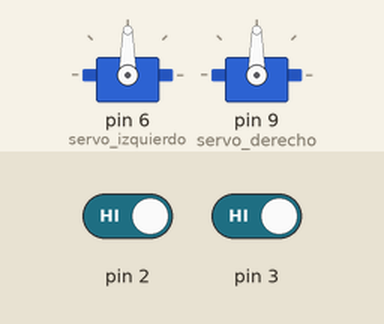
Simulated run of this sketch. Board: Arduino Uno, built with avr-gcc and run on an emulated ATmega328P. On the bench: 2 × servo. Inputs (shaded band) come from the test bench; at power-on: pin 2 HIGH, pin 3 HIGH.

Above: at 1.2 s.
1.3 s: pin 2 driven LOW
At 2.5 s:
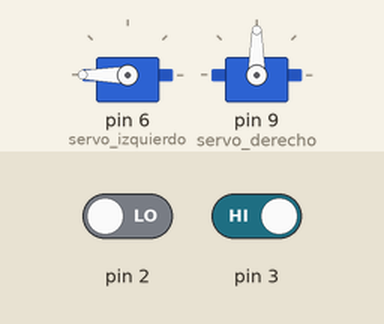
2.8 s: pin 3 driven LOW
At 4.0 s:
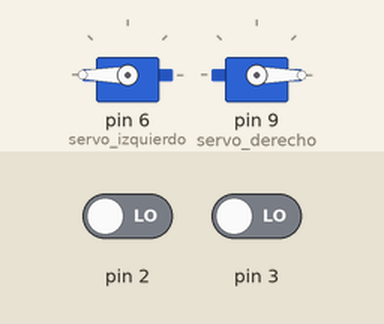
4.3 s: pin 2 driven HIGH
At 5.4 s:
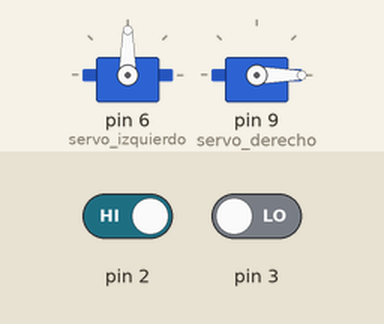
5.8 s: pin 3 driven HIGH
At 6.8 s:
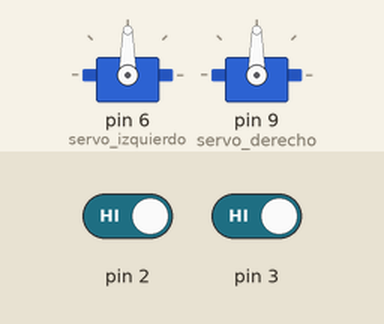
Timing chart, 0 to 8.3 s (numbered marks = the images above; inputs shaded):
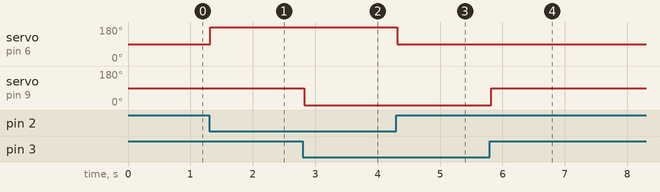

Measured:
- after the input at 1.3 s, servo on pin 6 (servo_izquierdo): 90° → 180° at once
- after the input at 2.8 s, servo on pin 9 (servo_derecho): 90° → 0° at once
- after the input at 4.3 s, servo on pin 6 (servo_izquierdo): 180° → 90° at once
- after the input at 5.8 s, servo on pin 9 (servo_derecho): 0° → 90° at once

The sketch:

siguelineas.ino
```cpp
#include <Servo.h>

Servo servos[13];

/***   Global variables   ***/
int servo_derecho=9;
int servo_izquierdo=6;
int NEGRO=0;

/***   Function declaration   ***/

void setup()
{


  pinMode( 2 , INPUT);

  pinMode( 3 , INPUT);

}


void loop()
{
  int ir_derecho=digitalRead(2);
  int ir_izquierdo=digitalRead(3);
  if (ir_derecho == NEGRO) {
    servos[servo_izquierdo].attach(servo_izquierdo);
    servos[servo_izquierdo].write(180);
    delay(10);
   }else {
    servos[servo_izquierdo].attach(servo_izquierdo);
    servos[servo_izquierdo].write(90);
    delay(10);
   }
  if (ir_izquierdo == NEGRO) {
    servos[servo_derecho].attach(servo_derecho);
    servos[servo_derecho].write(0);
    delay(10);
   }else {
    servos[servo_derecho].attach(servo_derecho);
    servos[servo_derecho].write(90);
    delay(10);
   }

}

/***   Function definition   ***/
```
